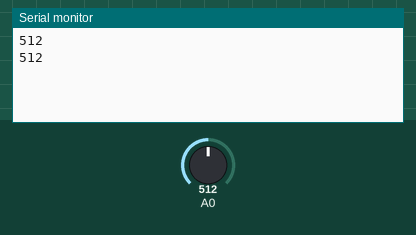
A sketch run on a simulated Arduino Uno, built with avr-gcc and run on an emulated ATmega328P. Parts: the last lines printed to the serial monitor. The inputs (shaded band) are chosen by the test bench; at power-on: A0 = 512.

Above: at 1.8 s.
1.9 s: A0 set to 716
At 2.8 s:
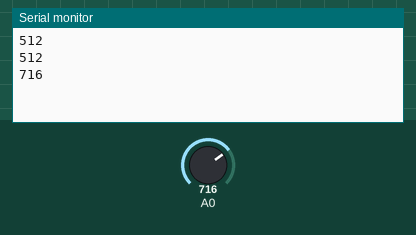
3.4 s: A0 set to 900
At 4.5 s:
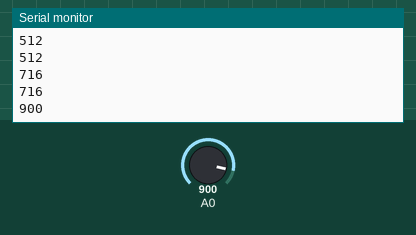
Timing chart, 0 to 6.4 s (numbered marks = the images above; inputs shaded):
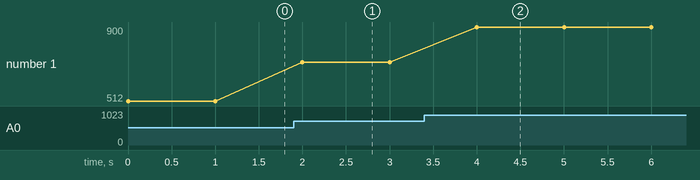

Measured:
- after the input at 1.9 s, the serial monitor: prints a new line after 0.10 s (image 1)
- after the input at 3.4 s, the serial monitor: prints a new line after 0.60 s (image 2)
- plotted number 1: 512 → 716 after the input at 1.9 s, 716 → 900 after the input at 3.4 s

The sketch:

Evidencia_03.ino
```cpp
void setup() {
 Serial.begin(9600);

}

void loop() {
int valor_analogico = analogRead (A0);
Serial.println(valor_analogico);

delay(1000);


}
```
